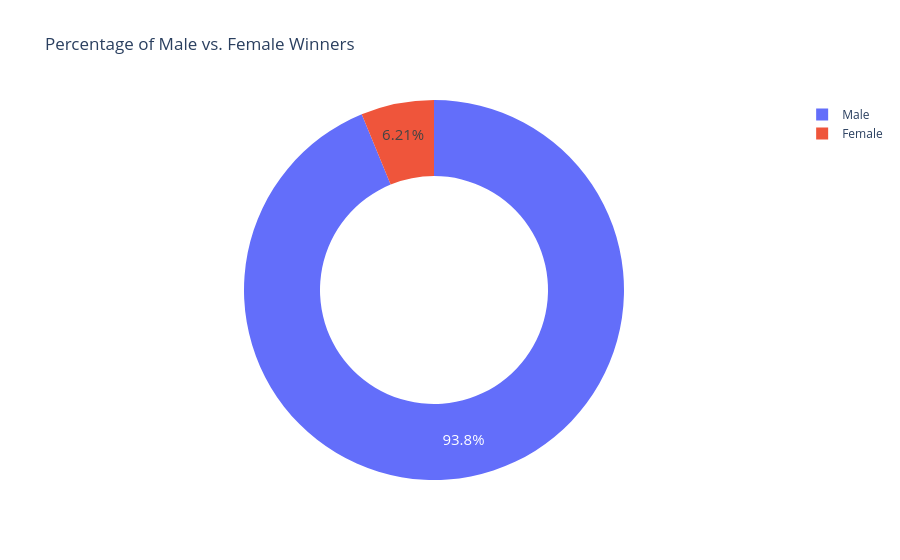

Here is the notebook cell this chart was saved with:
### Code cell
fig = px.pie(labels=sex.index,
            values=sex.values,
            title="Percentage of Male vs. Female Winners",
            names=sex.index,
            hole=0.6,
            )
fig.update_traces(textposition='inside', textfont_size=15, textinfo='percent')
 
fig.show()

### Figure 1 — Plotly figure (JSON) as saved in the notebook; plotly's stock layout.template omitted (floating-point values rounded to 4 significant figures)
{"data": [{"domain": {"x": [0, 1], "y": [0, 1]}, "hole": 0.6, "hovertemplate": "label=%{label}<br>value=%{value}<extra></extra>", "labels": ["Male", "Female"], "legendgroup": "", "name": "", "showlegend": true, "textfont": {"size": 15}, "textinfo": "percent", "textposition": "inside", "type": "pie", "values": [876, 58]}], "layout": {"legend": {"tracegroupgap": 0}, "title": {"text": "Percentage of Male vs. Female Winners"}}}
